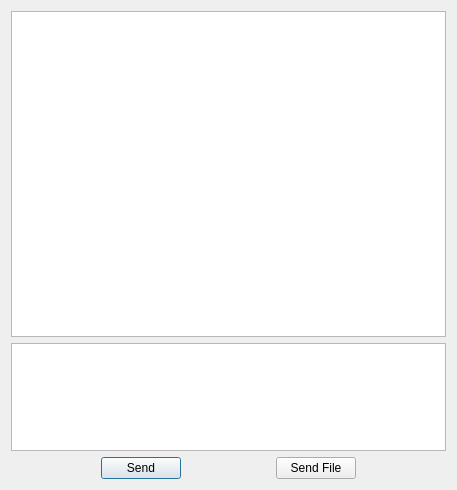
<?xml version="1.0" encoding="UTF-8"?>
<ui version="4.0">
 <class>p2pDialog</class>
 <widget class="QDialog" name="p2pDialog">
  <property name="geometry">
   <rect>
    <x>0</x>
    <y>0</y>
    <width>457</width>
    <height>490</height>
   </rect>
  </property>
  <property name="windowTitle">
   <string>Dialog</string>
  </property>
  <layout class="QVBoxLayout" name="verticalLayout_2">
   <item>
    <layout class="QVBoxLayout" name="verticalLayout" stretch="3,1,0">
     <item>
      <widget class="QTextBrowser" name="m_textBrowser"/>
     </item>
     <item>
      <widget class="QTextEdit" name="m_textEdit"/>
     </item>
     <item>
      <layout class="QHBoxLayout" name="horizontalLayout">
       <item>
        <spacer name="horizontalSpacer">
         <property name="orientation">
          <enum>Qt::Horizontal</enum>
         </property>
         <property name="sizeHint" stdset="0">
          <size>
           <width>40</width>
           <height>20</height>
          </size>
         </property>
        </spacer>
       </item>
       <item>
        <widget class="QPushButton" name="m_sendButton">
         <property name="text">
          <string>Send</string>
         </property>
        </widget>
       </item>
       <item>
        <spacer name="horizontalSpacer_2">
         <property name="orientation">
          <enum>Qt::Horizontal</enum>
         </property>
         <property name="sizeHint" stdset="0">
          <size>
           <width>40</width>
           <height>20</height>
          </size>
         </property>
        </spacer>
       </item>
       <item>
        <widget class="QPushButton" name="m_sendFileButton">
         <property name="text">
          <string>Send File</string>
         </property>
        </widget>
       </item>
       <item>
        <spacer name="horizontalSpacer_3">
         <property name="orientation">
          <enum>Qt::Horizontal</enum>
         </property>
         <property name="sizeHint" stdset="0">
          <size>
           <width>40</width>
           <height>20</height>
          </size>
         </property>
        </spacer>
       </item>
      </layout>
     </item>
    </layout>
   </item>
  </layout>
 </widget>
 <resources/>
 <connections/>
</ui>
